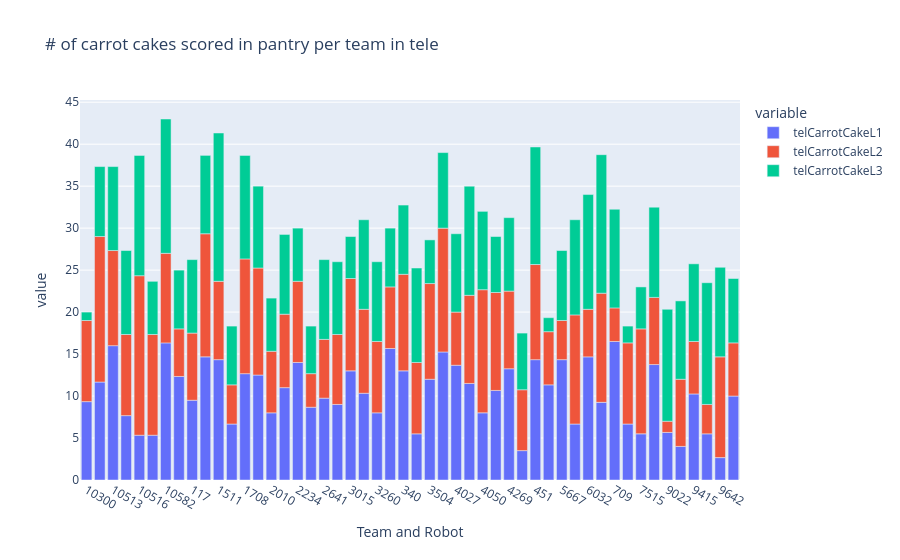

The code cell stored with this chart in its notebook:
### Code cell
#L1, L2, L3 pantry carrot cake tele (stacked bar)
fig = px.bar(team_averages, x="Team and Robot", y=["telCarrotCakeL1", "telCarrotCakeL2", "telCarrotCakeL3"], title="# of carrot cakes scored in pantry per team in tele")
fig

### Figure 1 — Plotly figure (JSON) as saved in the notebook; plotly's stock layout.template omitted (floating-point values rounded to 4 significant figures)
{"data": [{"hovertemplate": "variable=telCarrotCakeL1<br>Team and Robot=%{x}<br>value=%{y}<extra></extra>", "legendgroup": "telCarrotCakeL1", "marker": {"color": "#636efa", "pattern": {"shape": ""}}, "name": "telCarrotCakeL1", "orientation": "v", "showlegend": true, "textposition": "auto", "type": "bar", "x": ["10300", "10512", "10513", "10515", "10516", "10517", "10582", "11456", "117", "1317", "1511", "1601", "1708", "1816", "2010", "2095", "2234", "2614", "2641", "2656", "3015", "3173", "3260", "3324", "340", "3484", "3504", "3990", "4027", "4028", "4050", "4150", "4269", "4467", "451", "4991", "5667", "5740", "6032", "63", "709", "7274", "7515", "8705", "9022", "9406", "9415", "9475", "9642", "9653"], "xaxis": "x", "y": [9.333, 11.67, 16.0, 7.667, 5.333, 5.333, 16.33, 12.33, 9.5, 14.67, 14.33, 6.667, 12.67, 12.5, 8.0, 11.0, 14.0, 8.667, 9.75, 9.0, 13.0, 10.33, 8.0, 15.67, 13.0, 5.5, 12.0, 15.25, 13.67, 11.5, 8.0, 10.67, 13.25, 3.5, 14.33, 11.33, 14.33, 6.667, 14.67, 9.25, 16.5, 6.667, 5.5, 13.75, 5.667, 4.0, 10.25, 5.5, 2.667, 10.0], "yaxis": "y"}, {"hovertemplate": "variable=telCarrotCakeL2<br>Team and Robot=%{x}<br>value=%{y}<extra></extra>", "legendgroup": "telCarrotCakeL2", "marker": {"color": "#EF553B", "pattern": {"shape": ""}}, "name": "telCarrotCakeL2", "orientation": "v", "showlegend": true, "textposition": "auto", "type": "bar", "x": ["10300", "10512", "10513", "10515", "10516", "10517", "10582", "11456", "117", "1317", "1511", "1601", "1708", "1816", "2010", "2095", "2234", "2614", "2641", "2656", "3015", "3173", "3260", "3324", "340", "3484", "3504", "3990", "4027", "4028", "4050", "4150", "4269", "4467", "451", "4991", "5667", "5740", "6032", "63", "709", "7274", "7515", "8705", "9022", "9406", "9415", "9475", "9642", "9653"], "xaxis": "x", "y": [9.667, 17.33, 11.33, 9.667, 19.0, 12.0, 10.67, 5.667, 8.0, 14.67, 9.333, 4.667, 13.67, 12.75, 7.333, 8.75, 9.667, 4.0, 7.0, 8.333, 11.0, 10.0, 8.5, 7.333, 11.5, 8.5, 11.4, 14.75, 6.333, 10.5, 14.67, 11.67, 9.25, 7.25, 11.33, 6.333, 4.667, 13.0, 5.667, 13.0, 4.0, 9.667, 12.5, 8.0, 1.333, 8.0, 6.25, 3.5, 12.0, 6.333], "yaxis": "y"}, {"hovertemplate": "variable=telCarrotCakeL3<br>Team and Robot=%{x}<br>value=%{y}<extra></extra>", "legendgroup": "telCarrotCakeL3", "marker": {"color": "#00cc96", "pattern": {"shape": ""}}, "name": "telCarrotCakeL3", "orientation": "v", "showlegend": true, "textposition": "auto", "type": "bar", "x": ["10300", "10512", "10513", "10515", "10516", "10517", "10582", "11456", "117", "1317", "1511", "1601", "1708", "1816", "2010", "2095", "2234", "2614", "2641", "2656", "3015", "3173", "3260", "3324", "340", "3484", "3504", "3990", "4027", "4028", "4050", "4150", "4269", "4467", "451", "4991", "5667", "5740", "6032", "63", "709", "7274", "7515", "8705", "9022", "9406", "9415", "9475", "9642", "9653"], "xaxis": "x", "y": [1.0, 8.333, 10.0, 10.0, 14.33, 6.333, 16.0, 7.0, 8.75, 9.333, 17.67, 7.0, 12.33, 9.75, 6.333, 9.5, 6.333, 5.667, 9.5, 8.667, 5.0, 10.67, 9.5, 7.0, 8.25, 11.25, 5.2, 9.0, 9.333, 13.0, 9.333, 6.667, 8.75, 6.75, 14.0, 1.667, 8.333, 11.33, 13.67, 16.5, 11.75, 2.0, 5.0, 10.75, 13.33, 9.333, 9.25, 14.5, 10.67, 7.667], "yaxis": "y"}], "layout": {"barmode": "relative", "legend": {"title": {"text": "variable"}, "tracegroupgap": 0}, "title": {"text": "# of carrot cakes scored in pantry per team in tele"}, "xaxis": {"anchor": "y", "domain": [0, 1], "title": {"text": "Team and Robot"}}, "yaxis": {"anchor": "x", "domain": [0, 1], "title": {"text": "value"}}}}
